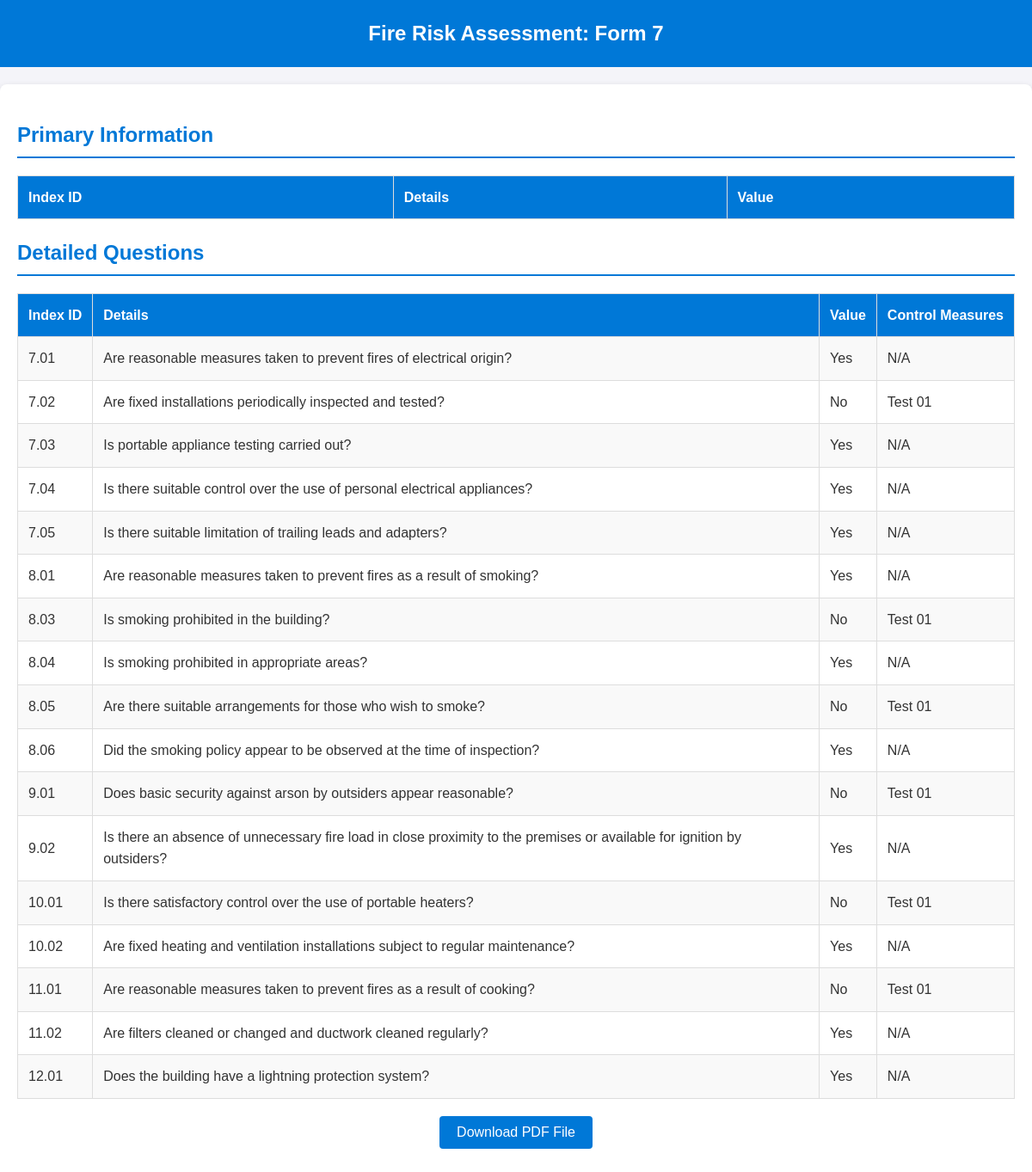
Page /form/7/view on the committed database.
### POC2/app.py (models this page shows)
class Answer(db.Model):
    id = db.Column(db.Integer, primary_key=True)
    form_id = db.Column(db.String(50), db.ForeignKey('form.form_id'), nullable=False)
    question_id = db.Column(db.String(10), nullable=False)
    question = db.Column(db.Text, nullable=False)
    answer = db.Column(db.String(10), nullable=False)  # Yes, No, N/A
    control_measures = db.Column(db.Text, nullable=True)

### POC2/app.py (the view)
@app.route('/form/<form_id>/view')
def view_form(form_id):
    primary_answers = PrimaryAnswer.query.filter_by(form_id=form_id).all()
    answers = Answer.query.filter_by(form_id=form_id).all()
    return render_template(
        'view_form.html',
        form_id=form_id,
        primary_answers=primary_answers,
        answers=answers,
        current_date=datetime.now().strftime("%Y-%m-%d")
    )

### POC2/templates/view_form.html (shortened to what this page needs)
<!DOCTYPE html>
<html>
<head>
</head>
<body>
    <header>Fire Risk Assessment: Form {{ form_id }}</header>
    <div class="container">
        <h2>Primary Information</h2>
        <table>
            <tr>
                <th>Index ID</th>
                <th>Details</th>
                <th>Value</th>
            </tr>
        </table>
        <h2>Detailed Questions</h2>
        <table>
            <tr>
                <th>Index ID</th>
                <th>Details</th>
                <th>Value</th>
                <th>Control Measures</th>
            </tr>
            {% for answer in answers %}
            <tr>
                <td>{{ answer.question_id }}</td>
                <td>{{ answer.question }}</td>
                <td>{{ answer.answer }}</td>
                <td>{{ answer.control_measures or "N/A" }}</td>
            </tr>
            {% endfor %}
        </table>
        <div class="button-container">
            <a href="{{ url_for('download_form', form_id=form_id) }}">
                <button>Download PDF File</button>
            </a>
        </div>
    </div>
</body>
</html>

### POC2/templates/view_form.html (style rules this page uses)
body { font-family: Arial, sans-serif; line-height: 1.6; margin: 0; padding: 0; background-color: #f4f4f9; color: #333; }
header { background-color: #0078D7; color: white; padding: 20px; text-align: center; font-size: 24px; font-weight: bold; }
.container { max-width: 1200px; margin: 20px auto; padding: 20px; background: white; box-shadow: 0 4px 8px rgba(0, 0, 0, 0.2); border-radius: 8px; }
h2 { color: #0078D7; border-bottom: 2px solid #0078D7; padding-bottom: 5px; margin-bottom: 20px; }
table { width: 100%; border-collapse: collapse; margin: 20px 0; }
table th, table td { text-align: left; padding: 12px; border: 1px solid #ddd; }
table th { background-color: #0078D7; color: white; }
table tr:nth-child(even) { background-color: #f9f9f9; }
.button-container { text-align: center; margin: 20px 0; }
.button-container a button { background-color: #0078D7; color: white; padding: 10px 20px; font-size: 16px; border: none; border-radius: 4px; cursor: pointer; transition: background-color 0.3s ease; }

### rows in the picture
Answer: question_id "7.01", question "Are reasonable measures taken to prevent fires of electrical origin?", answer "Yes", control_measures "N/A"
Answer: question_id "7.02", question "Are fixed installations periodically inspected and tested?", answer "No", control_measures "Test 01"
Answer: question_id "7.03", question "Is portable appliance testing carried out?", answer "Yes", control_measures "N/A"
Answer: question_id "7.04", question "Is there suitable control over the use of personal electrical appliances?", answer "Yes", control_measures "N/A"
Answer: question_id "7.05", question "Is there suitable limitation of trailing leads and adapters?", answer "Yes", control_measures "N/A"
Answer: question_id "8.01", question "Are reasonable measures taken to prevent fires as a result of smoking?", answer "Yes", control_measures "N/A"
Answer: question_id "8.03", question "Is smoking prohibited in the building?", answer "No", control_measures "Test 01"
Answer: question_id "8.04", question "Is smoking prohibited in appropriate areas?", answer "Yes", control_measures "N/A"
Answer: question_id "8.05", question "Are there suitable arrangements for those who wish to smoke?", answer "No", control_measures "Test 01"
Answer: question_id "8.06", question "Did the smoking policy appear to be observed at the time of inspection?", answer "Yes", control_measures "N/A"
Answer: question_id "9.01", question "Does basic security against arson by outsiders appear reasonable?", answer "No", control_measures "Test 01"
Answer: question_id "9.02", question "Is there an absence of unnecessary fire load in close proximity to the premises or available for ignition by outsiders?", answer "Yes", control_measures "N/A"
Answer: question_id "10.01", question "Is there satisfactory control over the use of portable heaters?", answer "No", control_measures "Test 01"
Answer: question_id "10.02", question "Are fixed heating and ventilation installations subject to regular maintenance?", answer "Yes", control_measures "N/A"
Answer: question_id "11.01", question "Are reasonable measures taken to prevent fires as a result of cooking?", answer "No", control_measures "Test 01"
Answer: question_id "11.02", question "Are filters cleaned or changed and ductwork cleaned regularly?", answer "Yes", control_measures "N/A"
Answer: question_id "12.01", question "Does the building have a lightning protection system?", answer "Yes", control_measures "N/A"
